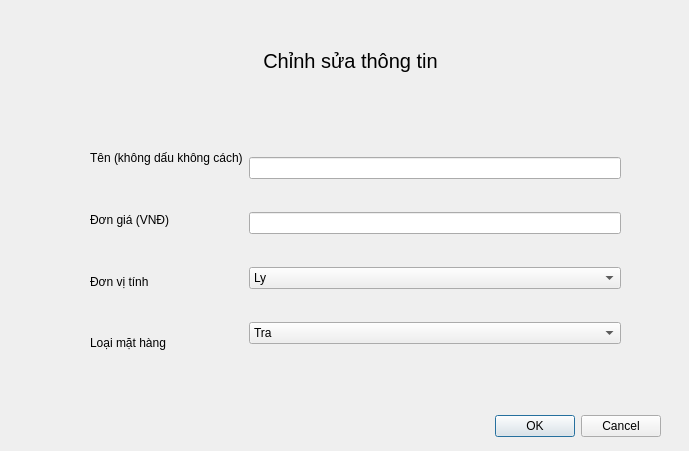
<?xml version="1.0" encoding="UTF-8"?>
<ui version="4.0">
 <class>ReSetProp</class>
 <widget class="QDialog" name="ReSetProp">
  <property name="geometry">
   <rect>
    <x>0</x>
    <y>0</y>
    <width>689</width>
    <height>451</height>
   </rect>
  </property>
  <property name="windowTitle">
   <string>Dialog</string>
  </property>
  <widget class="QDialogButtonBox" name="buttonBox">
   <property name="geometry">
    <rect>
     <x>320</x>
     <y>410</y>
     <width>341</width>
     <height>32</height>
    </rect>
   </property>
   <property name="orientation">
    <enum>Qt::Horizontal</enum>
   </property>
   <property name="standardButtons">
    <set>QDialogButtonBox::Cancel|QDialogButtonBox::Ok</set>
   </property>
  </widget>
  <widget class="QLabel" name="label_5">
   <property name="geometry">
    <rect>
     <x>130</x>
     <y>30</y>
     <width>441</width>
     <height>61</height>
    </rect>
   </property>
   <property name="font">
    <font>
     <pointsize>15</pointsize>
    </font>
   </property>
   <property name="text">
    <string>Chỉnh sửa thông tin</string>
   </property>
   <property name="alignment">
    <set>Qt::AlignCenter</set>
   </property>
  </widget>
  <widget class="QWidget" name="layoutWidget">
   <property name="geometry">
    <rect>
     <x>90</x>
     <y>130</y>
     <width>531</width>
     <height>241</height>
    </rect>
   </property>
   <layout class="QHBoxLayout" name="horizontalLayout">
    <item>
     <layout class="QVBoxLayout" name="verticalLayout_2">
      <item>
       <widget class="QLabel" name="tenLabel">
        <property name="text">
         <string>Tên (không dấu không cách)</string>
        </property>
       </widget>
      </item>
      <item>
       <widget class="QLabel" name="giaLabel">
        <property name="text">
         <string>Đơn giá (VNĐ)</string>
        </property>
       </widget>
      </item>
      <item>
       <widget class="QLabel" name="donViLabel">
        <property name="text">
         <string>Đơn vị tính</string>
        </property>
       </widget>
      </item>
      <item>
       <widget class="QLabel" name="loaiLabel">
        <property name="text">
         <string>Loại mặt hàng</string>
        </property>
       </widget>
      </item>
     </layout>
    </item>
    <item>
     <layout class="QVBoxLayout" name="verticalLayout">
      <item>
       <widget class="QLineEdit" name="tenLine"/>
      </item>
      <item>
       <widget class="QLineEdit" name="giaLine"/>
      </item>
      <item>
       <widget class="QComboBox" name="donViTinhBox">
        <item>
         <property name="text">
          <string>Ly</string>
         </property>
        </item>
        <item>
         <property name="text">
          <string>Chai</string>
         </property>
        </item>
        <item>
         <property name="text">
          <string>Lon</string>
         </property>
        </item>
        <item>
         <property name="text">
          <string>Xien</string>
         </property>
        </item>
        <item>
         <property name="text">
          <string>Dia</string>
         </property>
        </item>
        <item>
         <property name="text">
          <string>Cai</string>
         </property>
        </item>
       </widget>
      </item>
      <item>
       <widget class="QComboBox" name="loaiHangBox">
        <item>
         <property name="text">
          <string>Tra</string>
         </property>
        </item>
        <item>
         <property name="text">
          <string>NuocNgot</string>
         </property>
        </item>
        <item>
         <property name="text">
          <string>CaPhe</string>
         </property>
        </item>
        <item>
         <property name="text">
          <string>DoAn</string>
         </property>
        </item>
       </widget>
      </item>
     </layout>
    </item>
   </layout>
  </widget>
 </widget>
 <resources/>
 <connections>
  <connection>
   <sender>buttonBox</sender>
   <signal>accepted()</signal>
   <receiver>ReSetProp</receiver>
   <slot>accept()</slot>
   <hints>
    <hint type="sourcelabel">
     <x>248</x>
     <y>254</y>
    </hint>
    <hint type="destinationlabel">
     <x>157</x>
     <y>274</y>
    </hint>
   </hints>
  </connection>
  <connection>
   <sender>buttonBox</sender>
   <signal>rejected()</signal>
   <receiver>ReSetProp</receiver>
   <slot>reject()</slot>
   <hints>
    <hint type="sourcelabel">
     <x>316</x>
     <y>260</y>
    </hint>
    <hint type="destinationlabel">
     <x>286</x>
     <y>274</y>
    </hint>
   </hints>
  </connection>
 </connections>
</ui>
